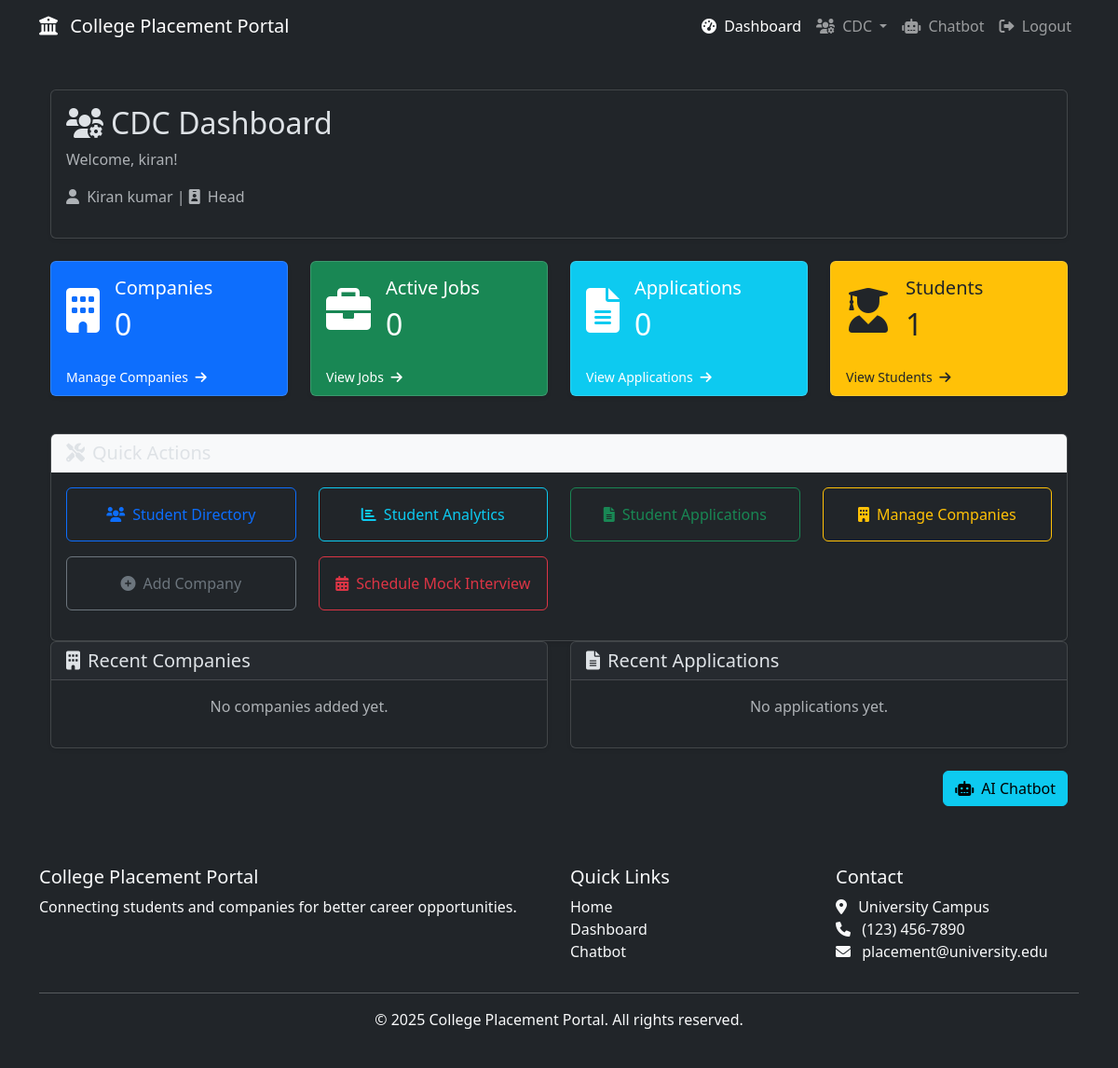
The app's page /cdc/dashboard (signed in), older data.
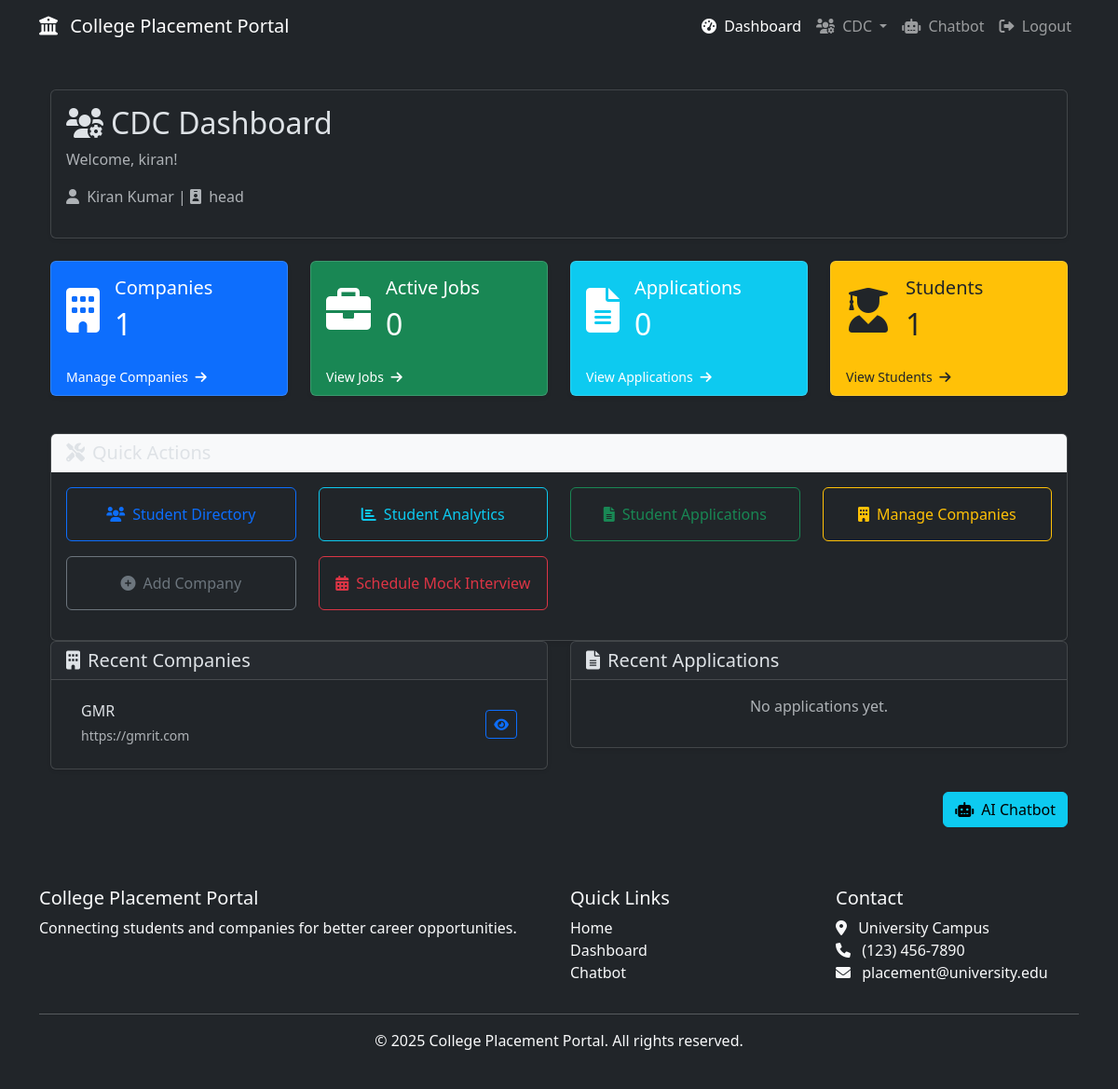
The same page, newer data.
### models.py (models this page shows, shortened)
class CDCProfile(db.Model):
    id = db.Column(db.Integer, primary_key=True)
    user_id = db.Column(db.Integer, db.ForeignKey('user.id'), nullable=False)
    full_name = db.Column(db.String(100), nullable=False)
    official_id = db.Column(db.String(50), nullable=False)
    designation = db.Column(db.String(100), nullable=False)
    contact_number = db.Column(db.String(15), nullable=False)

class CompanyProfile(db.Model):
    id = db.Column(db.Integer, primary_key=True)
    user_id = db.Column(db.Integer, db.ForeignKey('user.id'), nullable=False)
    company_name = db.Column(db.String(100), nullable=False)
    description = db.Column(db.Text, nullable=True)
    website = db.Column(db.String(200), nullable=True)
    established_year = db.Column(db.Integer, nullable=True)
    job_postings = db.relationship('JobPosting', backref='company', cascade='all, delete-orphan')

### routes.py (the view)
@bp.route('/cdc/dashboard')
@login_required
def cdc_dashboard():
    if current_user.is_cdc():
        companies_count = CompanyProfile.query.count()
        active_jobs_count = JobPosting.query.filter(
            JobPosting.application_deadline >= datetime.utcnow()
        ).count()
        applications_count = Application.query.count()
        students_count = StudentProfile.query.count()
        recent_companies = CompanyProfile.query.order_by(CompanyProfile.id.desc()).limit(5).all()
        recent_applications = Application.query.order_by(Application.applied_date.desc()).limit(5).all()
        return render_template(
            'cdc/dashboard.html',
            companies_count=companies_count,
            active_jobs_count=active_jobs_count,
            applications_count=applications_count,
            students_count=students_count,
            recent_companies=recent_companies,
            recent_applications=recent_applications
        )
    return render_template('cdc/dashboard.html')

### models.py (called while the page is built)
    def is_student(self):
        return self.role == ROLE_STUDENT

    def is_cdc(self):
        return self.role == ROLE_CDC

### templates/cdc/dashboard.html (shortened to what the changed rows need)
{% extends "base.html" %}
{% block content %}
<div class="container">
    <div class="row mb-4">
        <div class="col-12">
            <div class="card shadow-sm">
                <div class="card-body">
                    <h2 class="card-title">
                        <i class="fas fa-users-cog me-2"></i>CDC Dashboard
                    </h2>
                    <p class="text-muted">Welcome, {{ current_user.username }}!</p>
                    {% if current_user.cdc_profile %}
                        <p class="text-muted">
                            <i class="fas fa-user me-1"></i>
                            {{ current_user.cdc_profile.full_name or "Complete your profile" }} |
                            <i class="fas fa-id-badge me-1"></i>
                            {{ current_user.cdc_profile.designation or "Designation not set" }}
                        </p>
                    {% endif %}
                </div>
            </div>
        </div>
    </div>
    <div class="row mb-4">
        <div class="col-md-3">
            <div class="card bg-primary text-white mb-3 shadow-sm">
                <div class="card-body">
                    <div class="d-flex align-items-center">
                        <div>
                            <h5 class="card-title mb-0">Companies</h5>
                            <h2 class="mt-2 mb-0">{{ companies_count|default(0) }}</h2>
                        </div>
                    </div>
                </div>
            </div>
        </div>
        <div class="col-md-3">
            <div class="card bg-success text-white mb-3 shadow-sm">
                <div class="card-body">
                    <div class="d-flex align-items-center">
                        <div>
                            <h2 class="mt-2 mb-0">{{ active_jobs_count|default(0) }}</h2>
                        </div>
                    </div>
                </div>
            </div>
        </div>
        <div class="col-md-3">
            <div class="card bg-info text-white mb-3 shadow-sm">
                <div class="card-body">
                    <div class="d-flex align-items-center">
                        <div>
                            <h2 class="mt-2 mb-0">{{ applications_count|default(0) }}</h2>
                        </div>
                    </div>
                </div>
            </div>
        </div>
        <div class="col-md-3">
            <div class="card bg-warning text-dark mb-3 shadow-sm">
                <div class="card-body">
                    <div class="d-flex align-items-center">
                        <div>
                            <h2 class="mt-2 mb-0">{{ students_count|default(0) }}</h2>
                        </div>
                    </div>
                </div>
            </div>
        </div>
    </div>
    <div class="row mb-4">
        <div class="col-md-6">
            <div class="card shadow-sm">
                <div class="card-body">
                    {% if recent_companies %}
                        <div class="list-group list-group-flush">
                            {% for company in recent_companies %}
                            <div class="list-group-item d-flex justify-content-between align-items-center">
                                <div>
                                    <h6 class="mb-1">{{ company.company_name }}</h6>
                                    <small class="text-muted">{{ company.website or "No website" }}</small>
                                </div>
                                <a href="{{ url_for('routes.cdc_companies') }}" class="btn btn-sm btn-outline-primary">
                                    <i class="fas fa-eye"></i>
                                </a>
                            </div>
                            {% endfor %}
                        </div>
                    {% else %}
                        <p class="text-muted text-center">No companies added yet.</p>
                    {% endif %}
                </div>
            </div>
        </div>
    </div>
</div>
{% endblock %}

Row changes from the older to the newer data that the page shows:
changed CDCProfile: cdc_profile "Kiran kumar" → "Kiran Kumar"; cdc_profile "Head" → "head"
added CompanyProfile: company_name "GMR", website "https://gmrit.com"
Text that changed along with them:
{{ companies_count|default(0) }}: "0" → "1"
text no longer shown: "No companies added yet."
